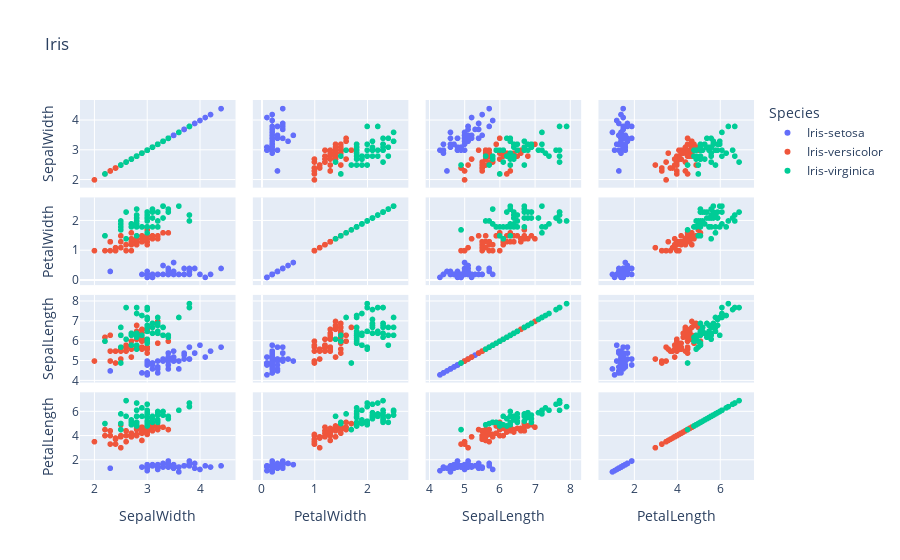

The notebook cell this image was saved under:
### Code cell
px.scatter_matrix(iris,color="Species",title="Iris",dimensions={"SepalLength","SepalWidth","PetalLength","PetalWidth"})

### Figure 1 — Plotly figure (JSON) as saved in the notebook; plotly's stock layout.template omitted (floating-point values rounded to 4 significant figures)
{"data": [{"dimensions": [{"axis": {"matches": true}, "label": "SepalWidth", "values": [3.5, 3, 3.2, 3.1, 3.6, 3.9, 3.4, 3.4, 2.9, 3.1, 3.7, 3.4, 3, 3, 4, 4.4, 3.9, 3.5, 3.8, 3.8, 3.4, 3.7, 3.6, 3.3, 3.4, 3, 3.4, 3.5, 3.4, 3.2, 3.1, 3.4, 4.1, 4.2, 3.1, 3.2, 3.5, 3.1, 3, 3.4, 3.5, 2.3, 3.2, 3.5, 3.8, 3, 3.8, 3.2, 3.7, 3.3]}, {"axis": {"matches": true}, "label": "PetalWidth", "values": [0.2, 0.2, 0.2, 0.2, 0.2, 0.4, 0.3, 0.2, 0.2, 0.1, 0.2, 0.2, 0.1, 0.1, 0.2, 0.4, 0.4, 0.3, 0.3, 0.3, 0.2, 0.4, 0.2, 0.5, 0.2, 0.2, 0.4, 0.2, 0.2, 0.2, 0.2, 0.4, 0.1, 0.2, 0.1, 0.2, 0.2, 0.1, 0.2, 0.2, 0.3, 0.3, 0.2, 0.6, 0.4, 0.3, 0.2, 0.2, 0.2, 0.2]}, {"axis": {"matches": true}, "label": "SepalLength", "values": [5.1, 4.9, 4.7, 4.6, 5, 5.4, 4.6, 5, 4.4, 4.9, 5.4, 4.8, 4.8, 4.3, 5.8, 5.7, 5.4, 5.1, 5.7, 5.1, 5.4, 5.1, 4.6, 5.1, 4.8, 5, 5, 5.2, 5.2, 4.7, 4.8, 5.4, 5.2, 5.5, 4.9, 5, 5.5, 4.9, 4.4, 5.1, 5, 4.5, 4.4, 5, 5.1, 4.8, 5.1, 4.6, 5.3, 5]}, {"axis": {"matches": true}, "label": "PetalLength", "values": [1.4, 1.4, 1.3, 1.5, 1.4, 1.7, 1.4, 1.5, 1.4, 1.5, 1.5, 1.6, 1.4, 1.1, 1.2, 1.5, 1.3, 1.4, 1.7, 1.5, 1.7, 1.5, 1, 1.7, 1.9, 1.6, 1.6, 1.5, 1.4, 1.6, 1.6, 1.5, 1.5, 1.4, 1.5, 1.2, 1.3, 1.5, 1.3, 1.5, 1.3, 1.3, 1.3, 1.6, 1.9, 1.4, 1.6, 1.4, 1.5, 1.4]}], "hovertemplate": "Species=Iris-setosa<br>%{xaxis.title.text}=%{x}<br>%{yaxis.title.text}=%{y}<extra></extra>", "legendgroup": "Iris-setosa", "marker": {"color": "#636efa", "symbol": "circle"}, "name": "Iris-setosa", "showlegend": true, "type": "splom"}, {"dimensions": [{"axis": {"matches": true}, "label": "SepalWidth", "values": [3.2, 3.2, 3.1, 2.3, 2.8, 2.8, 3.3, 2.4, 2.9, 2.7, 2, 3, 2.2, 2.9, 2.9, 3.1, 3, 2.7, 2.2, 2.5, 3.2, 2.8, 2.5, 2.8, 2.9, 3, 2.8, 3, 2.9, 2.6, 2.4, 2.4, 2.7, 2.7, 3, 3.4, 3.1, 2.3, 3, 2.5, 2.6, 3, 2.6, 2.3, 2.7, 3, 2.9, 2.9, 2.5, 2.8]}, {"axis": {"matches": true}, "label": "PetalWidth", "values": [1.4, 1.5, 1.5, 1.3, 1.5, 1.3, 1.6, 1, 1.3, 1.4, 1, 1.5, 1, 1.4, 1.3, 1.4, 1.5, 1, 1.5, 1.1, 1.8, 1.3, 1.5, 1.2, 1.3, 1.4, 1.4, 1.7, 1.5, 1, 1.1, 1, 1.2, 1.6, 1.5, 1.6, 1.5, 1.3, 1.3, 1.3, 1.2, 1.4, 1.2, 1, 1.3, 1.2, 1.3, 1.3, 1.1, 1.3]}, {"axis": {"matches": true}, "label": "SepalLength", "values": [7, 6.4, 6.9, 5.5, 6.5, 5.7, 6.3, 4.9, 6.6, 5.2, 5, 5.9, 6, 6.1, 5.6, 6.7, 5.6, 5.8, 6.2, 5.6, 5.9, 6.1, 6.3, 6.1, 6.4, 6.6, 6.8, 6.7, 6, 5.7, 5.5, 5.5, 5.8, 6, 5.4, 6, 6.7, 6.3, 5.6, 5.5, 5.5, 6.1, 5.8, 5, 5.6, 5.7, 5.7, 6.2, 5.1, 5.7]}, {"axis": {"matches": true}, "label": "PetalLength", "values": [4.7, 4.5, 4.9, 4, 4.6, 4.5, 4.7, 3.3, 4.6, 3.9, 3.5, 4.2, 4, 4.7, 3.6, 4.4, 4.5, 4.1, 4.5, 3.9, 4.8, 4, 4.9, 4.7, 4.3, 4.4, 4.8, 5, 4.5, 3.5, 3.8, 3.7, 3.9, 5.1, 4.5, 4.5, 4.7, 4.4, 4.1, 4, 4.4, 4.6, 4, 3.3, 4.2, 4.2, 4.2, 4.3, 3, 4.1]}], "hovertemplate": "Species=Iris-versicolor<br>%{xaxis.title.text}=%{x}<br>%{yaxis.title.text}=%{y}<extra></extra>", "legendgroup": "Iris-versicolor", "marker": {"color": "#EF553B", "symbol": "circle"}, "name": "Iris-versicolor", "showlegend": true, "type": "splom"}, {"dimensions": [{"axis": {"matches": true}, "label": "SepalWidth", "values": [3.3, 2.7, 3, 2.9, 3, 3, 2.5, 2.9, 2.5, 3.6, 3.2, 2.7, 3, 2.5, 2.8, 3.2, 3, 3.8, 2.6, 2.2, 3.2, 2.8, 2.8, 2.7, 3.3, 3.2, 2.8, 3, 2.8, 3, 2.8, 3.8, 2.8, 2.8, 2.6, 3, 3.4, 3.1, 3, 3.1, 3.1, 3.1, 2.7, 3.2, 3.3, 3, 2.5, 3, 3.4, 3]}, {"axis": {"matches": true}, "label": "PetalWidth", "values": [2.5, 1.9, 2.1, 1.8, 2.2, 2.1, 1.7, 1.8, 1.8, 2.5, 2, 1.9, 2.1, 2, 2.4, 2.3, 1.8, 2.2, 2.3, 1.5, 2.3, 2, 2, 1.8, 2.1, 1.8, 1.8, 1.8, 2.1, 1.6, 1.9, 2, 2.2, 1.5, 1.4, 2.3, 2.4, 1.8, 1.8, 2.1, 2.4, 2.3, 1.9, 2.3, 2.5, 2.3, 1.9, 2, 2.3, 1.8]}, {"axis": {"matches": true}, "label": "SepalLength", "values": [6.3, 5.8, 7.1, 6.3, 6.5, 7.6, 4.9, 7.3, 6.7, 7.2, 6.5, 6.4, 6.8, 5.7, 5.8, 6.4, 6.5, 7.7, 7.7, 6, 6.9, 5.6, 7.7, 6.3, 6.7, 7.2, 6.2, 6.1, 6.4, 7.2, 7.4, 7.9, 6.4, 6.3, 6.1, 7.7, 6.3, 6.4, 6, 6.9, 6.7, 6.9, 5.8, 6.8, 6.7, 6.7, 6.3, 6.5, 6.2, 5.9]}, {"axis": {"matches": true}, "label": "PetalLength", "values": [6, 5.1, 5.9, 5.6, 5.8, 6.6, 4.5, 6.3, 5.8, 6.1, 5.1, 5.3, 5.5, 5, 5.1, 5.3, 5.5, 6.7, 6.9, 5, 5.7, 4.9, 6.7, 4.9, 5.7, 6, 4.8, 4.9, 5.6, 5.8, 6.1, 6.4, 5.6, 5.1, 5.6, 6.1, 5.6, 5.5, 4.8, 5.4, 5.6, 5.1, 5.1, 5.9, 5.7, 5.2, 5, 5.2, 5.4, 5.1]}], "hovertemplate": "Species=Iris-virginica<br>%{xaxis.title.text}=%{x}<br>%{yaxis.title.text}=%{y}<extra></extra>", "legendgroup": "Iris-virginica", "marker": {"color": "#00cc96", "symbol": "circle"}, "name": "Iris-virginica", "showlegend": true, "type": "splom"}], "layout": {"dragmode": "select", "legend": {"title": {"text": "Species"}, "tracegroupgap": 0}, "title": {"text": "Iris"}}}
